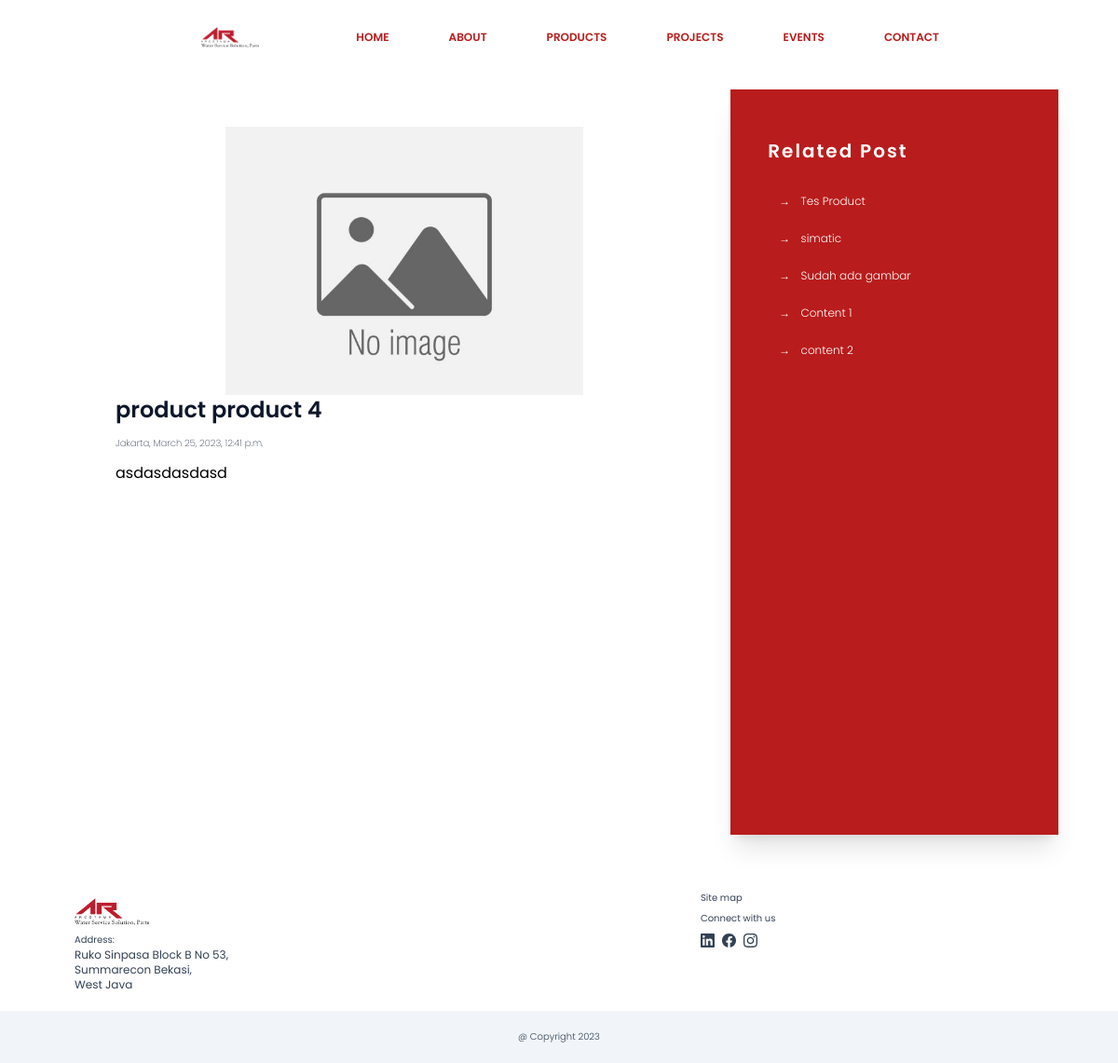
Screenshot of /product/product-product-4 with the database file from the repository.
### post/models.py (models this page shows, shortened)
class Post(models.Model):
    title = models.CharField(max_length=255, verbose_name="Title")
    slug = models.SlugField(unique=True, editable=False)
    location = models.CharField(max_length=25,verbose_name="Location")
    content = RichTextUploadingField(verbose_name="Content")
    publish = models.DateTimeField(auto_now_add=True, verbose_name='Published')
    picture = models.ImageField(upload_to='uploads/%Y/%m/%d', verbose_name='Picture', default='uploads/no-image.jpg')
    category = models.ForeignKey(Category, on_delete=models.CASCADE, verbose_name='Category')
    status=models.CharField(max_length=100, choices=STATUS_CHOICES, default='draft',verbose_name='Status')
    class Meta:
        verbose_name = 'Post'
        verbose_name_plural = 'Posts'

class Contact(models.Model):
    company_name=models.CharField(max_length=255, verbose_name='Company Name', default='Arcotama')
    address=models.CharField(max_length=255, verbose_name='Address')
    email=models.CharField(max_length=100, verbose_name='Email', default='sales@arcotama.com')
    phone=models.CharField(max_length=20, verbose_name='Phone', null=True, blank=True)
    mobile_phone=models.CharField(max_length=20, verbose_name='Mobile Phone', default=1234567888)
    site_map_url = models.URLField(max_length=255, verbose_name='Site Map', blank=True, null=True)
    iframe = models.TextField(verbose_name='Iframe', blank=True, null=True)
    facebook_url=models.URLField(max_length=150, verbose_name='Facebook', blank=True, null=True)
    linkedin_url=models.URLField(max_length=150, verbose_name='Linkedin', blank=True, null=True)
    instagram_url=models.URLField(max_length=150, verbose_name='Instagram', blank=True, null=True)

### post/views.py (the view)
# urls.py: path('product/<slug:slug>', ProductDetail.as_view(), name = 'detail'),
class ProductDetail(DetailView):
    model = Post
    template_name = 'detail.html'
    context_object_name = 'post'
    def get_context_data(self, **kwargs):
        context =  super().get_context_data(**kwargs)
        products_category = get_object_or_404(Category, title__icontains = kwargs['object'].category)
        related_products = Post.objects.filter(category = products_category).exclude(slug = kwargs['object'].slug)
        context['products'] = related_products
        context['contact'] = Contact.objects.all()
        return context

### post/models.py (called while the page is built)
    def __str__(self):
        return self.title

### templates/detail.html (shortened to what this page needs)
{% extends 'base.html' %}  {% load static %} {% block content %}
    <section class="min-h-screen flex flex-col-reverse md:flex-row-reverse md:space-x-5 mt-24 md:px-16 justify-center items-start mb-10 relative">
        <div class="bg-red-700 md:h-screen md:w-1/3 text-white p-10 md:shadow-xl">
            <h1 class="text-xl font-semibold mt-3 mb-5 tracking-widest">Related Post</h1>
            <ol class="text-xs font-light my-3">
              {% for product in products %}
                <li class="p-3 hover:underline hover:text-slate-100"><span class="mr-2">&rightarrow;</span>
                    </span><a href="{% url 'detail' product.slug %}">{{ product.title }}</a></li>
                    {% endfor %}
            </ol>
        </div>
        <div class="flex flex-col md:w-2/3 space-y-8">
            <div class="p-10">
            {% if post.picture %}
            <img class="w-96 mx-auto" src="{{ post.picture.url }}" alt="" />
            {% else %}
            <img class="w-96 mx-auto" src="../media/uploads/no-image.jpg" alt="" />
            {% endif %}
              <h1 class="text-2xl font-semibold text-slate-900 mb-3">{{ post.title }}</h1>
                <p class="text-xxs font-extralight text-slate-700 mb-3">{{post.location}}, {{post.publish}}</p>
                <p class="text-sm font-light text-slate-700">
                  {{post.content|safe}}
                </p>
            </div>
        </div>
    </section>
   {% endblock %}

### templates/snippets/footer.html (shortened to what this page needs)
{% load static %}
<footer>
  {% for item in contact %}
  <div class="container py-5 flex px-3 md:px-16">
    <div class="w-1/2 px-4 sm:w-3/4">
      <img src="{% static 'dist/img/arcotama-logo.png' %}" class="w-20 my-2" alt="" />
      <p class="text-xxs text-slate-700 font-normal">Address:</p>
      <p class="text-xs text-slate-700 font-normal">{{item.address|safe}}</p>
    </div>
    <div class="px-4 text-xxs w-1/2 sm:w-1/4">
      <h3 class="text-slate-700 transition duration-150 hover:text-slate-900 mb-1.5"><a href="{{item.site_map_url}}" target="_blank">Site map</a></h3>
      <h3 class="text-slate-700">Connect with us</h3>
      <div class="flex items-center">
        <a href="{{ item.linkedin_url }}" target="_blank" class="flex justify-center items-center py-2 text-slate-700 hover:text-slate-900 transition duration-150 mr-2">
        </a>
        <a href="{{ item.facebook_url }}" target="_blank" class="flex justify-center items-center py-2 text-slate-700 hover:text-slate-900 transition duration-150 mr-2">
        </a>
        <a href="{{ item.instagram_url }}" target="_blank" class="flex justify-center items-center py-2 text-slate-700 hover:text-slate-900 transition duration-150">
        </a>
      </div>
    </div>
  </div>
  <div class="flex justify-center bg-slate-100 w-full py-5">
    <div class="text-xxs text-slate-700 font-light">@ Copyright 2023</div>
  </div>
  {% endfor %}
</footer>

### rows the page displays
Post: title "Tes Product"
Post: title "simatic"
Post: title "Sudah ada gambar"
Post: title "Content 1"
Post: title "content 2"
Post: picture (placeholder picture), title "product product 4", location "Jakarta", publish "March 25, 2023, 12:41 p.m.", content "asdasdasdasd"
Contact: address "Ruko Sinpasa Block B No 53, Summarecon Bekasi, West Java"
